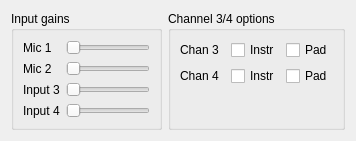
        <widget class="QFrame" name="igains_chan34_opts_frame">
         <property name="sizePolicy">
          <sizepolicy hsizetype="Preferred" vsizetype="Minimum">
           <horstretch>0</horstretch>
           <verstretch>0</verstretch>
          </sizepolicy>
         </property>
         <property name="frameShape">
          <enum>QFrame::NoFrame</enum>
         </property>
         <property name="frameShadow">
          <enum>QFrame::Raised</enum>
         </property>
         <layout class="QHBoxLayout" name="horizontalLayout_5">
          <item>
           <widget class="QGroupBox" name="input_gains_group">
            <property name="sizePolicy">
             <sizepolicy hsizetype="Preferred" vsizetype="Minimum">
              <horstretch>0</horstretch>
              <verstretch>0</verstretch>
             </sizepolicy>
            </property>
            <property name="title">
             <string>Input gains</string>
            </property>
            <layout class="QGridLayout" name="gridLayout_8">
             <item row="0" column="0">
              <widget class="QLabel" name="gain_mic1_label">
               <property name="sizePolicy">
                <sizepolicy hsizetype="Minimum" vsizetype="Preferred">
                 <horstretch>0</horstretch>
                 <verstretch>0</verstretch>
                </sizepolicy>
               </property>
               <property name="text">
                <string>Mic 1</string>
               </property>
              </widget>
             </item>
             <item row="0" column="1">
              <widget class="QSlider" name="gain_mic1">
               <property name="maximum">
                <number>65</number>
               </property>
               <property name="singleStep">
                <number>1</number>
               </property>
               <property name="orientation">
                <enum>Qt::Horizontal</enum>
               </property>
              </widget>
             </item>
             <item row="1" column="0">
              <widget class="QLabel" name="gain_mic2_label">
               <property name="sizePolicy">
                <sizepolicy hsizetype="Minimum" vsizetype="Preferred">
                 <horstretch>0</horstretch>
                 <verstretch>0</verstretch>
                </sizepolicy>
               </property>
               <property name="text">
                <string>Mic 2</string>
               </property>
              </widget>
             </item>
             <item row="1" column="1">
              <widget class="QSlider" name="gain_mic2">
               <property name="maximum">
                <number>65</number>
               </property>
               <property name="orientation">
                <enum>Qt::Horizontal</enum>
               </property>
              </widget>
             </item>
             <item row="2" column="0">
              <widget class="QLabel" name="gain_input3_label">
               <property name="sizePolicy">
                <sizepolicy hsizetype="Minimum" vsizetype="Preferred">
                 <horstretch>0</horstretch>
                 <verstretch>0</verstretch>
                </sizepolicy>
               </property>
               <property name="text">
                <string>Input 3</string>
               </property>
              </widget>
             </item>
             <item row="2" column="1">
              <widget class="QSlider" name="gain_input3">
               <property name="minimum">
                <number>0</number>
               </property>
               <property name="maximum">
                <number>36</number>
               </property>
               <property name="orientation">
                <enum>Qt::Horizontal</enum>
               </property>
              </widget>
             </item>
             <item row="3" column="0">
              <widget class="QLabel" name="gain_input4_label">
               <property name="sizePolicy">
                <sizepolicy hsizetype="Minimum" vsizetype="Preferred">
                 <horstretch>0</horstretch>
                 <verstretch>0</verstretch>
                </sizepolicy>
               </property>
               <property name="text">
                <string>Input 4</string>
               </property>
              </widget>
             </item>
             <item row="3" column="1">
              <widget class="QSlider" name="gain_input4">
               <property name="minimum">
                <number>0</number>
               </property>
               <property name="maximum">
                <number>36</number>
               </property>
               <property name="orientation">
                <enum>Qt::Horizontal</enum>
               </property>
              </widget>
             </item>
            </layout>
           </widget>
          </item>
          <item>
           <widget class="QGroupBox" name="channel_3_4_options_group">
            <property name="sizePolicy">
             <sizepolicy hsizetype="Preferred" vsizetype="Minimum">
              <horstretch>0</horstretch>
              <verstretch>0</verstretch>
             </sizepolicy>
            </property>
            <property name="title">
             <string>Channel 3/4 options</string>
            </property>
            <layout class="QGridLayout" name="gridLayout_4">
             <item row="0" column="0" colspan="2">
              <widget class="QLabel" name="label_18">
               <property name="text">
                <string>Chan 3</string>
               </property>
              </widget>
             </item>
             <item row="0" column="2">
              <widget class="QCheckBox" name="ff400_chan3_opt_instr">
               <property name="text">
                <string>Instr</string>
               </property>
              </widget>
             </item>
             <item row="0" column="3">
              <widget class="QCheckBox" name="ff400_chan3_opt_pad">
               <property name="text">
                <string>Pad</string>
               </property>
              </widget>
             </item>
             <item row="2" column="0">
              <widget class="QLabel" name="label_19">
               <property name="text">
                <string>Chan 4</string>
               </property>
              </widget>
             </item>
             <item row="2" column="3">
              <widget class="QCheckBox" name="ff400_chan4_opt_pad">
               <property name="text">
                <string>Pad</string>
               </property>
              </widget>
             </item>
             <item row="2" column="2">
              <widget class="QCheckBox" name="ff400_chan4_opt_instr">
               <property name="text">
                <string>Instr</string>
               </property>
              </widget>
             </item>
             <item row="3" column="2">
              <spacer name="verticalSpacer_9">
               <property name="orientation">
                <enum>Qt::Vertical</enum>
               </property>
               <property name="sizeHint" stdset="0">
                <size>
                 <width>20</width>
                 <height>0</height>
                </size>
               </property>
              </spacer>
             </item>
            </layout>
           </widget>
          </item>
         </layout>
        </widget>
